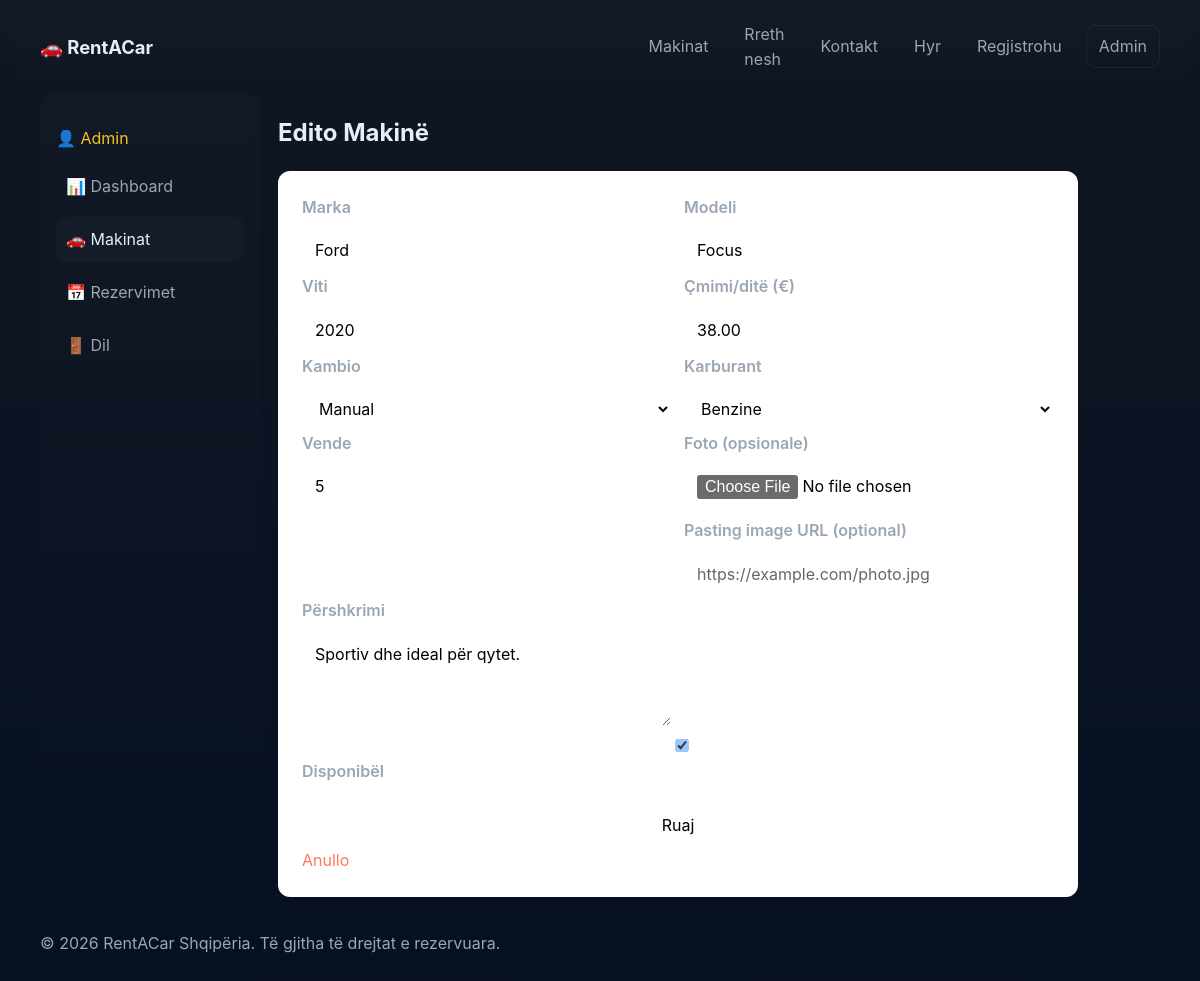
/carfrom.php?id=10 (signed in), run on the app's committed database.
### tables this page shows
CREATE TABLE cars (
    id INT AUTO_INCREMENT PRIMARY KEY,
    brand VARCHAR(80) NOT NULL,
    model VARCHAR(80) NOT NULL,
    year INT NOT NULL,
    transmission ENUM('Manual','Automatik') NOT NULL DEFAULT 'Manual',
    fuel ENUM('Benzine','Naft','Hybrid','Elektrik') NOT NULL DEFAULT 'Benzine',
    seats INT NOT NULL DEFAULT 5,
    price_per_day DECIMAL(8,2) NOT NULL,
    image VARCHAR(255) DEFAULT NULL,
    description TEXT,
    available TINYINT(1) NOT NULL DEFAULT 1,
    created_at TIMESTAMP DEFAULT CURRENT_TIMESTAMP
);

### carfrom.php (the view, shortened to what this page needs)
<?php
require __DIR__.'/auth.php';
$id = (int)($_GET['id'] ?? 0);
$car = ['id'=>0,'brand'=>'','model'=>'','year'=>date('Y'),'transmission'=>'Manual','fuel'=>'Benzine','seats'=>5,'price_per_day'=>'','description'=>'','available'=>1,'image'=>''];
if ($id) {
    $stmt = $pdo->prepare("SELECT * FROM cars WHERE id=?");
    $stmt->execute([$id]);
    $car = $stmt->fetch() ?: $car;
}
$pageTitle = $id?'Edito Makinë':'Shto Makinë'; $active='cars';
include '_layout.php';
?>
<h1><?= $pageTitle ?></h1>
<form method="post" enctype="multipart/form-data" style="background:#fff;padding:24px;border-radius:12px;margin-top:18px;max-width:800px">
  <div class="form-row">
    <div><label>Marka</label><input name="brand" required value="<?= htmlspecialchars($car['brand']) ?>"></div>
    <div><label>Modeli</label><input name="model" required value="<?= htmlspecialchars($car['model']) ?>"></div>
  </div>
  <div class="form-row">
    <div><label>Viti</label><input type="number" name="year" required value="<?= $car['year'] ?>"></div>
    <div><label>Çmimi/ditë (€)</label><input type="number" step="0.01" name="price_per_day" required value="<?= $car['price_per_day'] ?>"></div>
  </div>
  <div class="form-row">
    <div><label>Kambio</label>
      <select name="transmission"><?php foreach(['Manual','Automatik'] as $t): ?><option <?= $car['transmission']===$t?'selected':'' ?>><?= $t ?></option><?php endforeach; ?></select>
    </div>
    <div><label>Karburant</label>
      <select name="fuel"><?php foreach(['Benzine','Naft','Hybrid','Elektrik'] as $f): ?><option <?= $car['fuel']===$f?'selected':'' ?>><?= $f ?></option><?php endforeach; ?></select>
    </div>
  </div>
  <div class="form-row">
    <div><label>Vende</label><input type="number" name="seats" value="<?= $car['seats'] ?>"></div>
    <div>
      <label>Foto (opsionale)</label>
      <input type="file" name="image" accept="image/*">
      <div style="margin-top:8px">
        <label>Pasting image URL (optional)</label>
        <input type="url" name="image_url" placeholder="https://example.com/photo.jpg" value="<?= htmlspecialchars(filter_var($car['image'], FILTER_VALIDATE_URL) ? $car['image'] : '') ?>">
      </div>
    </div>
  </div>
  <div class="form-row full"><div><label>Përshkrimi</label><textarea name="description" rows="3"><?= htmlspecialchars($car['description']) ?></textarea></div></div>
  <label><input type="checkbox" name="available" <?= $car['available']?'checked':'' ?>> Disponibël</label>
  <div style="margin-top:18px"><button class="btn">Ruaj</button> <a class="btn btn-secondary" href="cars.php">Anullo</a></div>
</form>
<?php include '_layout_end.php'; ?>

### assets/css/style.css (style rules this page uses)
:root { --bg: #0f1723; --card: #0b1220; --muted: #9aa6b2; --text: #e6eef6; --accent: #ff7a59; --accent-2: #00c2a8; --glass: rgba(255,255,255,0.03); --radius: 14px; --radius-sm: 8px; --shadow-sm: 0 6px 18px rgba(2,6,23,0.6); font-family: Inter, ui-sans-serif, system-ui, -apple-system, "Segoe UI", Roboto, "Helvetica Neue", Arial; font-size:16px;line-height:1.55;color-scheme:dark; }
*,*::before,*::after { box-sizing:border-box }
html,body { height:100%;margin:0 }
body { background:linear-gradient(180deg,var(--bg),#071021);color:var(--text);-webkit-font-smoothing:antialiased }
a { color:var(--accent);text-decoration:none }
button,input,select,textarea { font:inherit }
label { display:block;margin-bottom:8px;color:var(--muted);font-weight:600 }
input,select,textarea,button { width:100%; padding:10px 12px; border-radius:8px; border:1px solid rgba(255,255,255,0.04); background:transparent; color:#000; }
input::placeholder, textarea::placeholder { color: #666; }
.form-row { display:grid;grid-template-columns:repeat(2,1fr);gap:12px }
.form-row.full { grid-column:1/-1 }

### _layout_end.php (style rules this page uses)
input, textarea, select, option, button { color: #000 !important; }
input::placeholder, textarea::placeholder { color: #666 !important; }

### data on the page
cars: brand "Ford", model "Focus", year "2020", price_per_day "38.00", transmission "Manual", fuel "Benzine", seats "5", description "Sportiv dhe ideal për qytet.", available "☑"

### other printed values
$_SESSION['admin_name'] "Admin"
$pageTitle "Edito Makinë"
